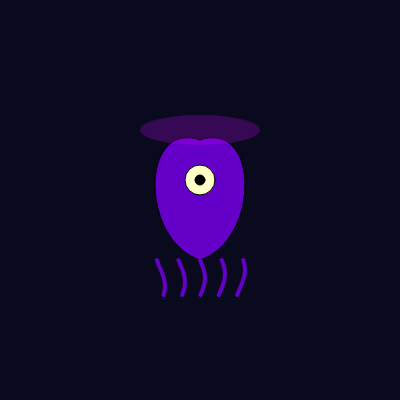
Frame 1 (no input)
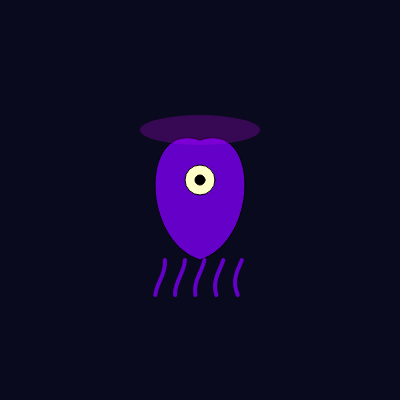
Frame 60 (no input)
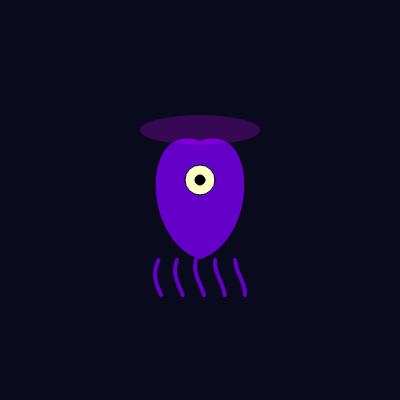
Frame 120 (the mouse pressed at the canvas centre since frame 60)

The p5.js sketch that drew these frames (run headless with seeded random() and noise() and a simulated clock; from frame 60 on, the mouse is pressed at the canvas centre):

// p5.js sketch
// ── sketch.js
let tentacleAngle = 0;

function setup() {
  createCanvas(400, 400);
  angleMode(DEGREES);
}

function draw() {
  background(10, 10, 30);
  translate(width / 2, height / 2);
  drawAlien();
  tentacleAngle += 2;
}

function drawAlien() {
  push();
  fill(100, 0, 200);
  beginShape();
  vertex(0, -60);
  bezierVertex(60, -80, 60, 40, 0, 60);
  bezierVertex(-60, 40, -60, -80, 0, -60);
  endShape(CLOSE);
  pop();

  push();
  fill(255, 255, 200);
  ellipse(0, -20, 30, 30);
  fill(0);
  ellipse(0, -20, 10, 10);
  pop();

  push();
  stroke(100, 0, 200);
  strokeWeight(4);
  noFill();
  for (let i = -2; i <= 2; i++) {
    push();
    translate(i * 20, 60);
    beginShape();
    for (let y = 0; y < 40; y += 5) {
      let x = sin(tentacleAngle + y * 5 + i * 20) * 5;
      vertex(x, y);
    }
    endShape();
    pop();
  }
  pop();

  push();
  noStroke();
  fill(200, 0, 255, 60);
  ellipse(0, -70, 120, 30);
  pop();
}
